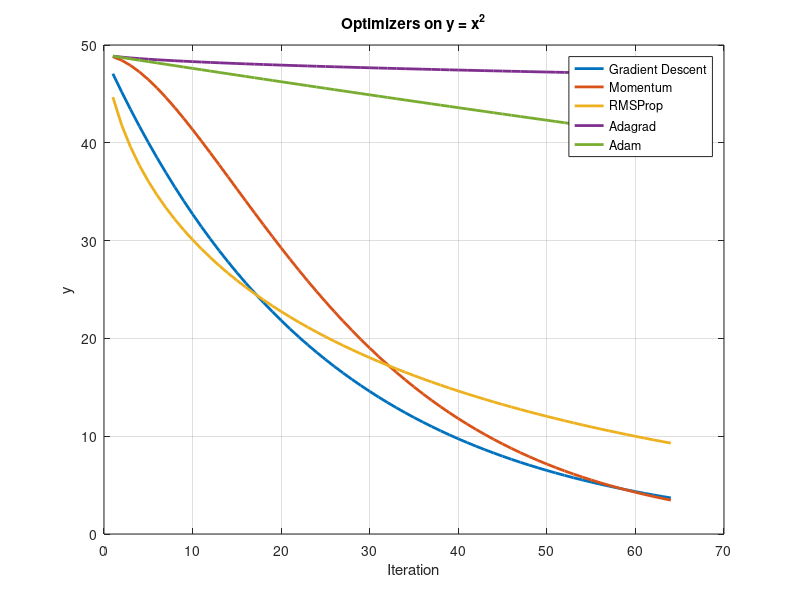

The MATLAB source for this figure:
% Function definition: y = x^2
f = @(x) x.^2;

% Parameters
learning_rate = 0.01;
max_iterations = 64;
initial_x = 7; 
epsilon = 1e-8;
beta_1 = 0.9;
beta_2 = 0.999;

% Initialization
x_values = zeros(5, max_iterations);
y_values = zeros(5, max_iterations);

% Optimization process
optimizers = {'Gradient Descent', 'Momentum', 'RMSProp', 'Adagrad', 'Adam'};

% Create a single plot
figure;

for opt_idx = 1:5
    current_optimizer = optimizers{opt_idx};
    fprintf('Running optimization with %s...\n', current_optimizer);
    
    % Initialize variables based on optimizer
    switch current_optimizer
        case 'Gradient Descent'
            x = initial_x;
        case 'Momentum'
            x = initial_x;
            momentum = 0;
        case 'RMSProp'
            x = initial_x;
            cumulative_squared_gradients = 0;
        case 'Adagrad'
            x = initial_x;
            cumulative_squared_gradients = 0;
        case 'Adam'
            x = initial_x;
            m = 0;
            v = 0;
            t = 0;
    end
    
    % Optimization loop
    for i = 1:max_iterations
        gradient = 2 * x; % Derivative of x^2 is 2x
        
        % Update weights based on optimizer
        switch current_optimizer
            case 'Gradient Descent'
                x = x - learning_rate * gradient;
            case 'Momentum'
                momentum = beta_1 * momentum + (1 - beta_1) * gradient;
                x = x - learning_rate * momentum;
            case 'RMSProp'
                cumulative_squared_gradients = beta_2 * cumulative_squared_gradients + (1 - beta_2) * gradient^2;
                x = x - (learning_rate / (sqrt(cumulative_squared_gradients) + epsilon)) * gradient;
            case 'Adagrad'
                cumulative_squared_gradients = cumulative_squared_gradients + gradient^2;
                x = x - (learning_rate / (sqrt(cumulative_squared_gradients) + epsilon)) * gradient;
            case 'Adam'
                t = t + 1;
                m = beta_1 * m + (1 - beta_1) * gradient;
                v = beta_2 * v + (1 - beta_2) * gradient^2;
                m_hat = m / (1 - beta_1^t);
                v_hat = v / (1 - beta_2^t);
                x = x - (learning_rate / (sqrt(v_hat) + epsilon)) * m_hat;
        end
        
        % Save results
        x_values(opt_idx, i) = x;
        y_values(opt_idx, i) = f(x);
    end
    
    % Plot results for current optimizer on the same graph
    plot(1:max_iterations, y_values(opt_idx, :), 'LineWidth', 2, 'DisplayName', current_optimizer);
    hold on;
end

% Finalize the plot
title('Optimizers on y = x^2');
xlabel('Iteration');
ylabel('y');
legend('Location', 'Best');
grid on;
hold off;
